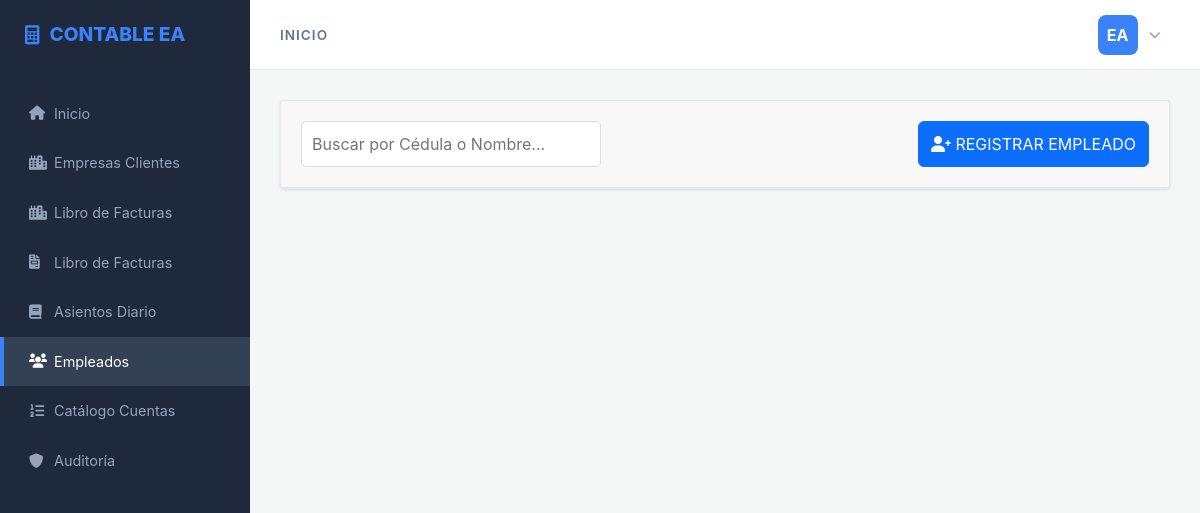
/VIEWS/empleados.php, run on an earlier commit of the app's database.
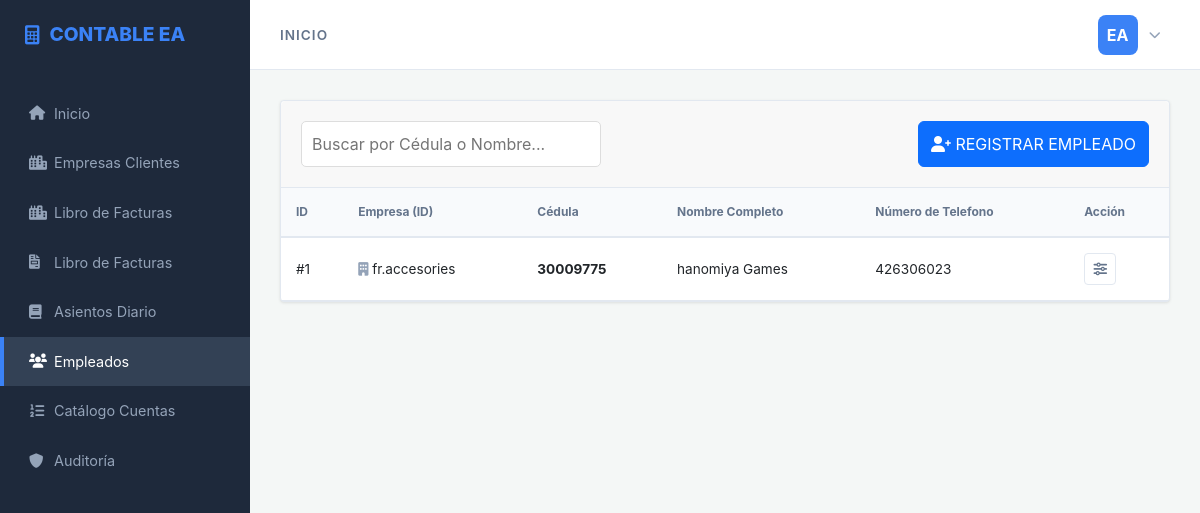
And on a later commit of the database.
### tables this page shows
CREATE TABLE `empleados` (
  `id_empleado` int(11) NOT NULL,
  `id_empresa` int(11) NOT NULL,
  `cedula` varchar(20) NOT NULL,
  `nombre_completo` varchar(255) NOT NULL,
  `id_usuario` int(11) NOT NULL,
  `telefono` int(12) NOT NULL
);

CREATE TABLE `empresas_clientes` (
  `id_empresa` int(11) NOT NULL,
  `nombre_empresa` varchar(100) NOT NULL COMMENT 'nombre de la empresa o cliente privado',
  `rif` varchar(20) NOT NULL,
  `razon_social` varchar(255) NOT NULL,
  `direccion_fiscal` text DEFAULT NULL,
  `telefono` varchar(20) DEFAULT NULL,
  `correo_electronico` varchar(100) DEFAULT NULL,
  `tipo_contribuyente` enum('ORDINARIO','ESPECIAL','FORMAL') NOT NULL,
  `estado_activo` tinyint(1) DEFAULT 1,
  `pais` varchar(50) NOT NULL
);

### VIEWS/empleados.php (the view, shortened to what this page needs)
<!DOCTYPE html>
<html lang="es">
<head>
    <link rel="stylesheet" href="../CSS/bootstrap.min.css">
    <link rel="stylesheet" href="../CSS/style_cliente.css">
    <link rel="stylesheet" href="https://cdnjs.cloudflare.com/ajax/libs/font-awesome/6.0.0/css/all.min.css">
</head>
<body>
    <div class="app-container">
        <aside class="main-sidebar">
            <div class="brand"><i class="fas fa-calculator"></i> CONTABLE EA</div>
            <nav class="menu">
                <a href="../VIEWS/inicio.php"><i class="fas fa-home""></i>Inicio</a>
                <a href="../VIEWS/empresas_clientes.php"><i class="fas fa-city"></i> Empresas Clientes</a>
                <a href="./libro_facturas.php"><i class="fas fa-city"></i>Libro de Facturas</a>
                <a href="../VIEWS/libro_facturas.php"><i class="fas fa-file-invoice"></i>Libro de Facturas</a>
                <a href=""><i class="fas fa-book"></i> Asientos Diario</a>
                <a href="../VIEWS/empleados.php" class="active"><i class="fas fa-users"></i> Empleados</a>
                <a href="#"><i class="fas fa-list-ol"></i> Catálogo Cuentas</a>
                <a href="#"><i class="fas fa-shield-alt"></i> Auditoría</a>
            </nav>
        </aside>
        <main class="viewport">
            <?php include_once('header.php') ?>
            <section class="content">
                <div class="card">
                    <div class="card-header" style="display: flex; justify-content: space-between; padding: 20px;">
                        <input type="text" placeholder="Buscar por Cédula o Nombre..." style="padding: 10px; border-radius: 5px; border: 1px solid #ddd; width: 300px;">
                        <button type="button" class="btn btn-primary" data-bs-toggle="modal" data-bs-target="#exampleModal">
                            <i class="fas fa-user-plus"></i> REGISTRAR EMPLEADO
                        </button>
                    </div>
                    <?php $sql = "SELECT * FROM empleados";
                    $result = $conexion->query($sql);
                    if ($result->num_rows > 0) {
                    ?>
                        <div class="table-wrapper">
                            <table class="contable-table">
                                <thead>
                                    <tr>
                                        <th>ID</th>
                                        <th>Empresa (ID)</th>
                                        <th>Cédula</th>
                                        <th>Nombre Completo</th>
                                        <th>Número de Telefono</th>
                                        <th>Acción</th>
                                    </tr>
                                </thead>
                                <tbody>
                                    <?php while ($row = $result->fetch_assoc()) { ?>
                                        <tr>
                                            <td>#<?php echo htmlspecialchars($row['id_empleado']); ?></td>
                                            <td><i class="fas fa-building" style="color: #94a3b8;"></i>
                                                <?php
                                                $sql = "SELECT * FROM empresas_clientes WHERE id_empresa = '" . $row['id_empresa'] . "'";
                                                $result2 = $conexion->query($sql);
                                                $row2 = mysqli_fetch_assoc($result2);
                                                echo $row2['nombre_empresa']; ?>
                                            </td>
                                            <td><strong><?php echo htmlspecialchars($row['cedula']); ?></strong></td>
                                            <td><?php echo htmlspecialchars($row['nombre_completo']); ?></td>
                                             <td><?php echo htmlspecialchars($row['telefono']); ?></td>
                                                <td>
                                                <button class="config-btn"><i class="fas fa-sliders-h"></i></button>
                                            </td>
                                        </tr>
                                    <?php } ?>
                                </tbody>
                            <?php } ?>
                            </table>
                        </div>
                </div>
            </section>
        </main>
    </div>
</body>
</html>

### VIEWS/header.php (shortened to what this page needs)
<header class="navbar">
                <div class="nav-title">Inicio</div>
                <div class="user-menu-container" id="userMenu">
                    <div class="user-info">
                        <span class="user-name"><?php echo $_SESSION['usuario'] ?></span> <div class="user-avatar">EA</div>
                        <i class="fas fa-chevron-down caret"></i>
                    </div>
                </div>
            </header>

### CSS/style_cliente.css (style rules this page uses)
:root { --bg-main: #f4f7f6; --sidebar-color: #1e293b; --accent: #3b82f6; --text-dark: #334155; --border: #e2e8f0; --green: #10b981; --red: #ef4444; }
* { margin: 0; padding: 0; box-sizing: border-box; }
body { font-family: 'Inter', -apple-system, sans-serif; background: var(--bg-main); color: var(--text-dark); }
.app-container { display: flex; height: 100vh; }
.main-sidebar { width: 250px; background: var(--sidebar-color); color: white; padding-top: 20px; }
.brand { padding: 0 25px 40px; font-weight: 800; font-size: 1.2rem; display: flex; align-items: center; gap: 10px; color: var(--accent); }
.menu a { display: flex; align-items: center; padding: 14px 25px; color: #94a3b8; text-decoration: none; font-size: 0.9rem; border-left: 4px solid transparent; }
.menu a i { width: 25px; }
.menu a:hover, .menu a.active { background: #334155; color: white; border-left-color: var(--accent); }
.viewport { flex: 1; display: flex; flex-direction: column; }
.navbar { height: 70px; background: white; border-bottom: 1px solid var(--border); display: flex; justify-content: space-between; align-items: center; padding: 0 30px; }
.nav-title { font-weight: 600; color: #64748b; text-transform: uppercase; letter-spacing: 1px; font-size: 0.85rem; }
.user-info { display: flex; align-items: center; gap: 15px; }
.user-avatar { width: 40px; height: 40px; background: var(--accent); color: white; border-radius: 8px; display: grid; place-items: center; font-weight: bold; }
.content { padding: 30px; flex: 1; overflow-y: auto; }
.card { background: white; border-radius: 4px; box-shadow: 0 1px 3px rgba(0,0,0,0.1); border: 1px solid var(--border); }
.card-header { padding: 20px; border-bottom: 1px solid var(--border); display: flex; justify-content: space-between; }
.contable-table { width: 100%; border-collapse: collapse; }
.contable-table th { text-align: left; background: #f8fafc; padding: 15px; font-size: 0.75rem; color: #64748b; border-bottom: 2px solid var(--border); }
.contable-table td { padding: 15px; border-bottom: 1px solid var(--border); font-size: 0.85rem; }
.config-btn, .delete-btn { width: 32px; height: 32px; border: 1px solid var(--border); background: white; border-radius: 4px; cursor: pointer; color: #64748b; transition: 0.2s; }
.navbar { display: flex; justify-content: space-between; align-items: center; padding: 10px 30px; }
.user-menu-container { position: relative; cursor: pointer; user-select: none; }
.user-info { display: flex; align-items: center; gap: 12px; padding: 5px 10px; border-radius: 5px; transition: background-color 0.2s; }
.caret { font-size: 0.75rem; color: #94a3b8; transition: transform 0.2s; }

What changed in the data, as far as the page shows it:
added empleados: id_empleado "1", id_empresa.nombre_empresa "fr.accesories", cedula "30009775", nombre_completo "hanomiya Games", telefono "426306023"
Also different on the page:
text now shown: "ID Empresa (ID) Cédula Nombre Completo Número de Telefono Acción"
